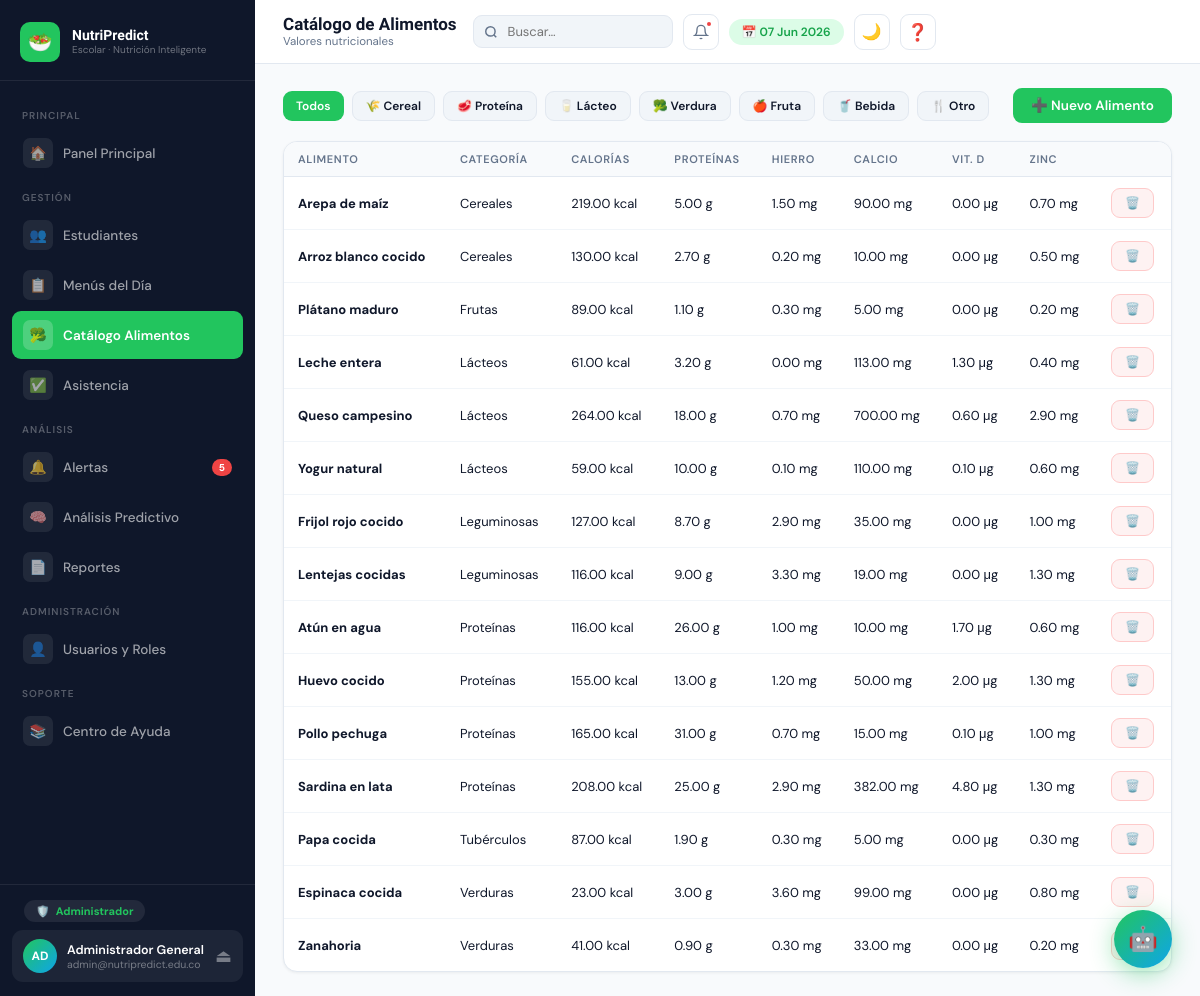
Page /alimentos.php (signed in) on the committed database.
### tables this page shows
CREATE TABLE IF NOT EXISTS alimentos (
    id               INT AUTO_INCREMENT PRIMARY KEY,
    nombre           VARCHAR(120) NOT NULL,
    categoria        VARCHAR(60)  NOT NULL DEFAULT 'General',
    calorias         DECIMAL(8,2) NOT NULL DEFAULT 0,
    proteinas_g      DECIMAL(8,2) NOT NULL DEFAULT 0,
    carbohidratos_g  DECIMAL(8,2) NOT NULL DEFAULT 0,
    grasas_g         DECIMAL(8,2) NOT NULL DEFAULT 0,
    hierro_mg        DECIMAL(8,2) NOT NULL DEFAULT 0,
    calcio_mg        DECIMAL(8,2) NOT NULL DEFAULT 0,
    vitamina_d_ug    DECIMAL(8,2) NOT NULL DEFAULT 0,
    zinc_mg          DECIMAL(8,2) NOT NULL DEFAULT 0,
    activo           TINYINT(1)   NOT NULL DEFAULT 1,
    INDEX idx_alimento_categoria (categoria)
);

### includes/roles.php (called while the page is built, shortened)
<?php
$PERMISOS = [
    'admin' => [
        'dashboard', 'estudiantes', 'menus', 'alimentos', 'asistencia',
        'alertas', 'reportes', 'predictivo', 'usuarios', 'configuracion'
    ],
    'encargado_restaurante' => [
        'dashboard', 'menus', 'alimentos', 'asistencia', 'alertas'
    ],
    'docente' => [
        'dashboard', 'estudiantes_ver', 'alertas_ver', 'reportes_ver'
    ],
    'directora' => [
        'dashboard', 'reportes', 'predictivo_ver', 'alertas_ver',
        'estudiantes_ver', 'menus_ver'
    ]
];
function tienePermiso($modulo) {
    global $PERMISOS;
    $rol = $_SESSION['usuario']['rol'] ?? '';
    return in_array($modulo, $PERMISOS[$rol] ?? []);
}

### models/AlimentoModel.php (called while the page is built, shortened)
<?php
class AlimentoModel {
    private $conn;
    public function __construct($conn) {
        $this->conn = $conn;
    }
    public function obtenerTodos($categoria = '') {
        $where = "WHERE activo=1";
        return $this->conn->query("SELECT * FROM alimentos $where ORDER BY categoria, nombre");
    }
}

### alimentos.php (the view, shortened to what this page needs)
<?php
require_once 'includes/db.php';
require_once 'includes/roles.php';
require_once 'models/AlimentoModel.php';
$model = new AlimentoModel($conn);
$cat_f=$_GET['cat']??'';
$alimentos=$model->obtenerTodos($cat_f);
include 'includes/header.php';
?>
<div style="display:flex;align-items:center;justify-content:space-between;margin-bottom:18px;flex-wrap:wrap;gap:10px">
    <div style="display:flex;gap:8px;flex-wrap:wrap">
        <?php foreach([''=>'Todos','cereal'=>'🌾 Cereal','proteina'=>'🥩 Proteína','lacteo'=>'🥛 Lácteo','verdura'=>'🥦 Verdura','fruta'=>'🍎 Fruta','bebida'=>'🥤 Bebida','otro'=>'🍴 Otro'] as $v=>$l): ?>
        <a href="alimentos.php?cat=<?=$v?>" class="btn <?=$cat_f===$v?'btn-primary':'btn-secondary'?> btn-sm"><?=$l?></a>
        <?php endforeach; ?>
    </div>
    <?php if(tienePermiso('alimentos')): ?><button class="btn btn-primary" data-modal="modalAlimento">➕ Nuevo Alimento</button><?php endif; ?>
</div>
<div class="card">
    <div class="table-wrap"><table>
        <thead><tr><th>Alimento</th><th>Categoría</th><th>Calorías</th><th>Proteínas</th><th>Hierro</th><th>Calcio</th><th>Vit. D</th><th>Zinc</th><?php if(tienePermiso('alimentos')): ?><th></th><?php endif; ?></tr></thead>
        <tbody>
        <?php if($alimentos&&$alimentos->num_rows>0): while($a=$alimentos->fetch_assoc()): ?>
        <tr>
            <td><strong><?=htmlspecialchars($a['nombre'])?></strong></td>
            <td><?=ucfirst($a['categoria'])?></td>
            <td><?=$a['calorias']?> kcal</td>
            <td><?=$a['proteinas_g']?> g</td>
            <td><?=$a['hierro_mg']?> mg</td>
            <td><?=$a['calcio_mg']?> mg</td>
            <td><?=$a['vitamina_d_ug']?> μg</td>
            <td><?=$a['zinc_mg']?> mg</td>
            <?php if(tienePermiso('alimentos')): ?><td><a href="alimentos.php?del=<?=$a['id']?>" class="btn btn-danger btn-sm" data-confirm="¿Eliminar?">🗑️</a></td><?php endif; ?>
        </tr>
        <?php endwhile; else: ?>
        <tr><td colspan="9"><div class="empty-state"><div class="icon">🥦</div><p>Sin alimentos</p></div></td></tr>
        <?php endif; ?>
        </tbody>
    </table></div>
</div>
<?php include 'includes/footer.php'; ?>

### css/main.css (style rules this page uses)
:root { --verde: #22c55e; --verde-dark: #16a34a; --verde-light: #dcfce7; --azul-dark: #0f172a; --gris: #64748b; --gris-light: #f1f5f9; --blanco: #ffffff; --alerta: #f97316; --alerta-bg: #fff7ed; --rojo: #ef4444; --rojo-bg: #fef2f2; --amarillo: #eab308; --amarillo-bg: #fefce8; --lila: #8b5cf6; --lila-bg: #f5f3ff; --teal: #14b8a6; --teal-bg: #f0fdfa; --sombra-sm: 0 1px 3px rgba(0,0,0,.06); --sombra: 0 4px 16px rgba(0,0,0,.08); --radio: 14px; }
*,*::before,*::after { margin:0;padding:0;box-sizing:border-box }
body { font-family:'DM Sans',sans-serif;background:#f8fafc;color:var(--azul-dark);min-height:100vh;display:flex }
.card { background:#fff;border-radius:var(--radio);border:1.5px solid #e2e8f0;box-shadow:var(--sombra-sm);overflow:hidden }
.btn { display:inline-flex;align-items:center;gap:7px;padding:9px 18px;border-radius:9px;font-size:13.5px;font-weight:600;cursor:pointer;border:none;font-family:inherit;transition:.18s;text-decoration:none }
.btn-primary { background:var(--verde);color:#fff }
.btn-secondary { background:var(--gris-light);color:var(--azul-dark);border:1.5px solid #e2e8f0 }
.btn-danger { background:var(--rojo-bg);color:var(--rojo);border:1.5px solid #fecaca }
.btn-sm { padding:6px 13px;font-size:12px }
.table-wrap { overflow-x:auto }
table { width:100%;border-collapse:collapse }
thead th { font-size:11px;text-transform:uppercase;letter-spacing:.06em;color:var(--gris);padding:10px 14px;text-align:left;font-weight:600;background:#f8fafc;border-bottom:1px solid #e2e8f0 }
tbody td { padding:11px 14px;font-size:13px;border-bottom:1px solid #f1f5f9;vertical-align:middle }
tbody tr:last-child td { border-bottom:none }

### rows in the picture
alimentos: nombre "Arepa de maíz", categoria "Cereales", calorias "219.00", proteinas_g "5.00", hierro_mg "1.50", calcio_mg "90.00", vitamina_d_ug "0.00", zinc_mg "0.70"
alimentos: nombre "Arroz blanco cocido", categoria "Cereales", calorias "130.00", proteinas_g "2.70", hierro_mg "0.20", calcio_mg "10.00", vitamina_d_ug "0.00", zinc_mg "0.50"
alimentos: nombre "Plátano maduro", categoria "Frutas", calorias "89.00", proteinas_g "1.10", hierro_mg "0.30", calcio_mg "5.00", vitamina_d_ug "0.00", zinc_mg "0.20"
alimentos: nombre "Leche entera", categoria "Lácteos", calorias "61.00", proteinas_g "3.20", hierro_mg "0.00", calcio_mg "113.00", vitamina_d_ug "1.30", zinc_mg "0.40"
alimentos: nombre "Queso campesino", categoria "Lácteos", calorias "264.00", proteinas_g "18.00", hierro_mg "0.70", calcio_mg "700.00", vitamina_d_ug "0.60", zinc_mg "2.90"
alimentos: nombre "Yogur natural", categoria "Lácteos", calorias "59.00", proteinas_g "10.00", hierro_mg "0.10", calcio_mg "110.00", vitamina_d_ug "0.10", zinc_mg "0.60"
alimentos: nombre "Frijol rojo cocido", categoria "Leguminosas", calorias "127.00", proteinas_g "8.70", hierro_mg "2.90", calcio_mg "35.00", vitamina_d_ug "0.00", zinc_mg "1.00"
alimentos: nombre "Lentejas cocidas", categoria "Leguminosas", calorias "116.00", proteinas_g "9.00", hierro_mg "3.30", calcio_mg "19.00", vitamina_d_ug "0.00", zinc_mg "1.30"
alimentos: nombre "Atún en agua", categoria "Proteínas", calorias "116.00", proteinas_g "26.00", hierro_mg "1.00", calcio_mg "10.00", vitamina_d_ug "1.70", zinc_mg "0.60"
alimentos: nombre "Huevo cocido", categoria "Proteínas", calorias "155.00", proteinas_g "13.00", hierro_mg "1.20", calcio_mg "50.00", vitamina_d_ug "2.00", zinc_mg "1.30"
alimentos: nombre "Pollo pechuga", categoria "Proteínas", calorias "165.00", proteinas_g "31.00", hierro_mg "0.70", calcio_mg "15.00", vitamina_d_ug "0.10", zinc_mg "1.00"
alimentos: nombre "Sardina en lata", categoria "Proteínas", calorias "208.00", proteinas_g "25.00", hierro_mg "2.90", calcio_mg "382.00", vitamina_d_ug "4.80", zinc_mg "1.30"
alimentos: nombre "Papa cocida", categoria "Tubérculos", calorias "87.00", proteinas_g "1.90", hierro_mg "0.30", calcio_mg "5.00", vitamina_d_ug "0.00", zinc_mg "0.30"
alimentos: nombre "Espinaca cocida", categoria "Verduras", calorias "23.00", proteinas_g "3.00", hierro_mg "3.60", calcio_mg "99.00", vitamina_d_ug "0.00", zinc_mg "0.80"
alimentos: nombre "Zanahoria", categoria "Verduras", calorias "41.00", proteinas_g "0.90", hierro_mg "0.30", calcio_mg "33.00", vitamina_d_ug "0.00", zinc_mg "0.20"

### other values in the picture
$n "5"
$ri[0] "🛡️"
$ri[1] "Administrador"
substr($usuario['nombre'],0,2) "AD"
$usuario['nombre'] "Administrador General"
$usuario['email'] "admin@nutripredict.edu.co"
$page_title "Catálogo de Alimentos"
$page_sub "Valores nutricionales"
$l "Todos"
$l "🌾 Cereal"
$l "🥩 Proteína"
$l "🥛 Lácteo"
$l "🥦 Verdura"
$l "🍎 Fruta"
$l "🥤 Bebida"
